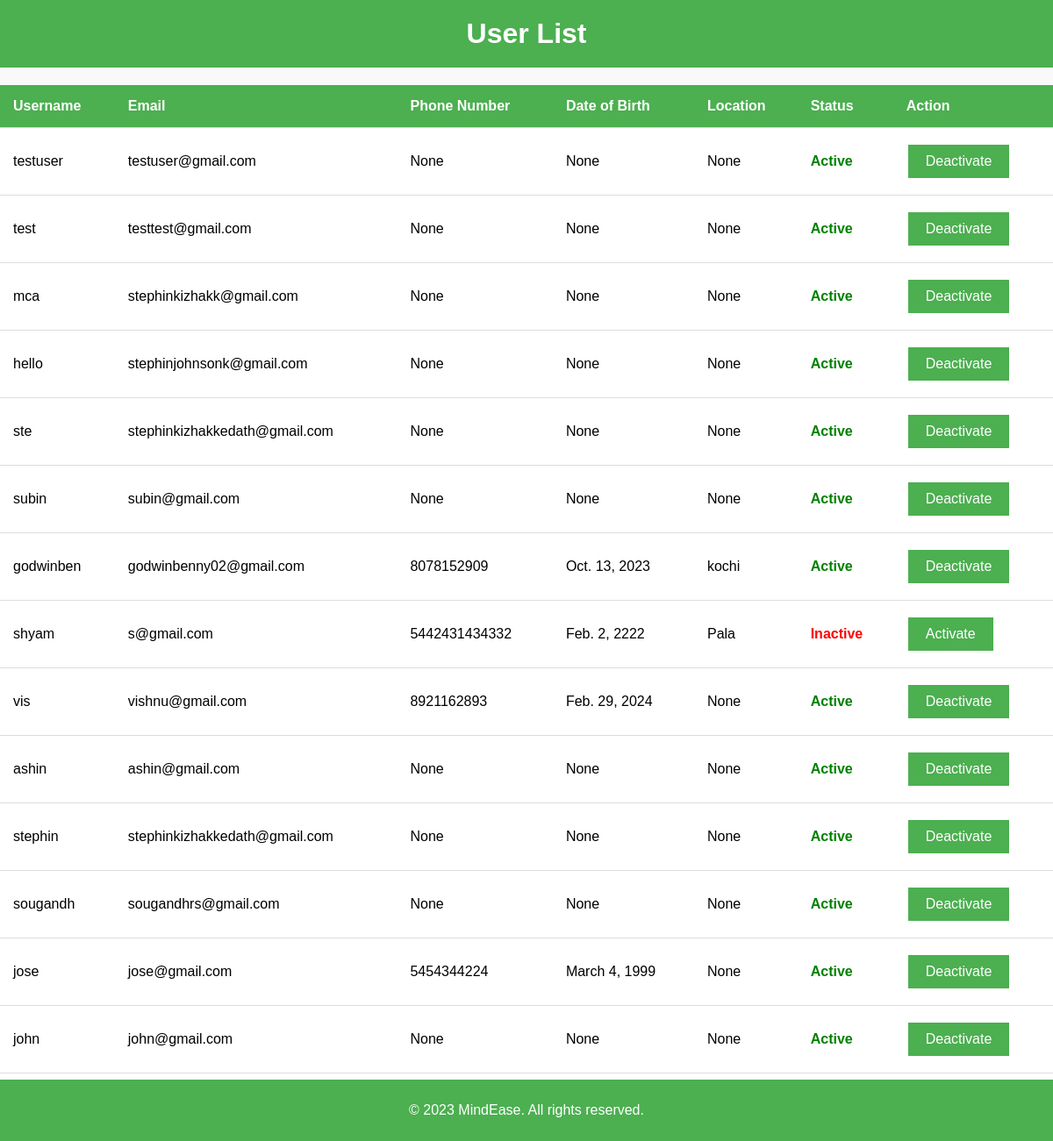
/user-list/, run on the app's committed database.
### app1/models.py (models this page shows)
class User(AbstractUser):
    class Role(models.TextChoices):
        ADMIN = "ADMIN", "Admin"
        THERAPIST = "THERAPIST", "Therapist"
        USER = "USER", "User"
    role = models.CharField(max_length=50, choices=Role.choices)
    phone_number = models.CharField(max_length=15, blank=True, null=True)
    dob = models.DateField(blank=True, null=True)
    location = models.CharField(max_length=255, blank=True, null=True)
    qualification = models.CharField(max_length=255, blank=True, null=True)
    description = models.TextField(blank=True, null=True)
    specialization = models.CharField(max_length=255, blank=True, null=True)
    is_approved = models.BooleanField(default=False)
    is_therapist = models.BooleanField(default=False)
    profile_picture = models.ImageField(upload_to='profile_pics/', blank=True, null=True)

### app1/views.py (the view)
# urls.py: path('user-list/', views.user_list, name='user_list'),
def user_list(request):
    users = User.objects.filter(role=User.Role.USER)
    return render(request, 'user_list.html', {'users': users})

### templates/user_list.html (shortened to what this page needs)
<!DOCTYPE html>
<html>
<head>
</head>
<body>
    <h1>User List</h1>
    <table>
        <thead>
            <tr>
                <th>Username</th>
                <th>Email</th>
                <th>Phone Number</th>
                <th>Date of Birth</th>
                <th>Location</th>
                <th>Status</th>
                <th>Action</th>
            </tr>
        </thead>
        <tbody>
            {% for user in users %}
            <tr>
                <td>{{ user.username }}</td>
                <td>{{ user.email }}</td>
                <td>{{ user.phone_number }}</td>
                <td>{{ user.dob }}</td>
                <td>{{ user.location }}</td>
                <td class="{% if user.is_active %}status-active{% else %}status-inactive{% endif %}">
                    {% if user.is_active %}
                        Active
                    {% else %}
                        Inactive
                    {% endif %}
                </td>
                <td>
                    {% if user.is_active %}
                        <form method="post" action="{% url 'deactivate_user' user.id %}">
                            <button class="action-button" type="submit">Deactivate</button>
                        </form>
                    {% else %}
                        <form method="post" action="{% url 'activate_user' user.id %}">
                            <button class="action-button" type="submit">Activate</button>
                        </form>
                    {% endif %}
                </td>
            </tr>
            {% empty %}
            <tr>
                <td colspan="7" class="no-users">No users found with the role 'USER'.</td>
            </tr>
            {% endfor %}
        </tbody>
    </table>
    <div class="footer">
        <p>&copy; 2023 MindEase. All rights reserved.</p>
      </div>
    </body>
    </html>
</body>
</html>

### templates/user_list.html (style rules this page uses)
body { font-family: Arial, sans-serif; background-color: #f9f9f9; margin: 0; padding: 0; }
h1 { text-align: center; background-color: #4CAF50; color: white; padding: 20px; margin: 0; }
table { width: 100%; border-collapse: collapse; margin-top: 20px; background-color: white; }
th, td { padding: 15px; text-align: left; border-bottom: 1px solid #ddd; }
th { background-color: #4CAF50; color: white; }
.status-active { color: green; font-weight: bold; }
.status-inactive { color: red; font-weight: bold; }
.action-button { background-color: #4CAF50; color: white; border: none; padding: 10px 20px; text-align: center; text-decoration: none; display: inline-block; font-size: 16px; margin: 4px 2px; cursor: pointer; transition: background-color 0.3s ease; }
.footer { background-color: #4CAF50; color: #ffffff; text-align: center; padding: 10px 0; position: fixed; bottom: 0; width: 100%; }

### data on the page
User: username "testuser", email "testuser@gmail.com", phone_number "None", dob "None", location "None", is_active "Active"
User: username "test", email "testtest@gmail.com", phone_number "None", dob "None", location "None", is_active "Active"
User: username "mca", email "stephinkizhakk@gmail.com", phone_number "None", dob "None", location "None", is_active "Active"
User: username "hello", email "stephinjohnsonk@gmail.com", phone_number "None", dob "None", location "None", is_active "Active"
User: username "ste", email "stephinkizhakkedath@gmail.com", phone_number "None", dob "None", location "None", is_active "Active"
User: username "subin", email "subin@gmail.com", phone_number "None", dob "None", location "None", is_active "Active"
User: username "godwinben", email "godwinbenny02@gmail.com", phone_number "8078152909", dob "Oct. 13, 2023", location "kochi", is_active "Active"
User: username "shyam", email "s@gmail.com", phone_number "5442431434332", dob "Feb. 2, 2222", location "Pala", is_active "Inactive"
User: username "vis", email "vishnu@gmail.com", phone_number "8921162893", dob "Feb. 29, 2024", location "None", is_active "Active"
User: username "ashin", email "ashin@gmail.com", phone_number "None", dob "None", location "None", is_active "Active"
User: username "stephin", email "stephinkizhakkedath@gmail.com", phone_number "None", dob "None", location "None", is_active "Active"
User: username "sougandh", email "sougandhrs@gmail.com", phone_number "None", dob "None", location "None", is_active "Active"
User: username "jose", email "jose@gmail.com", phone_number "5454344224", dob "March 4, 1999", location "None", is_active "Active"
User: username "john", email "john@gmail.com", phone_number "None", dob "None", location "None", is_active "Active"
